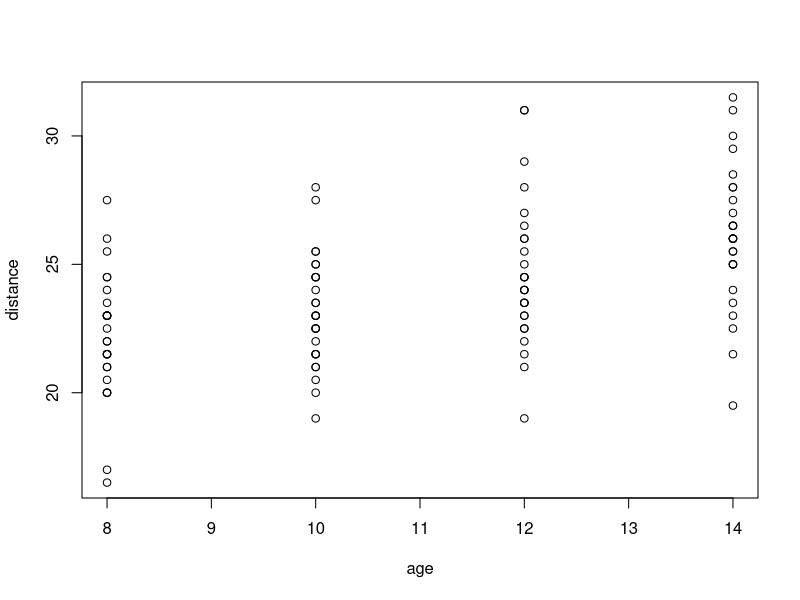
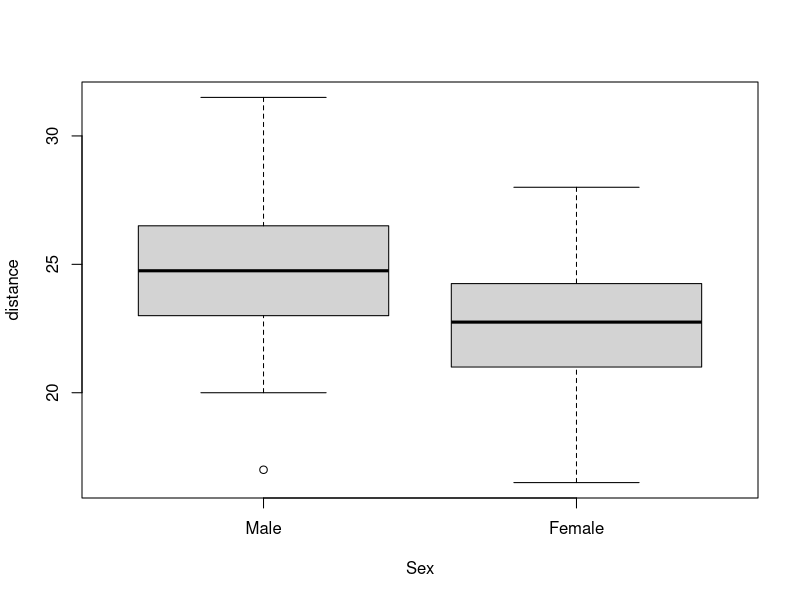

Reproduce these figures in R, in order.
library(nlme)

# Orthodont
# distance age Subject  Sex

plot(distance~age, Orthodont)
boxplot(distance~Sex, Orthodont)

lm(distance~age+Sex+age:Sex, data=Orthodont)

fm1 <- lme(distance~age, data=Orthodont, random=~1|Subject)
fm2 <- lme(distance~age, data=Orthodont, random=~age|Subject)
